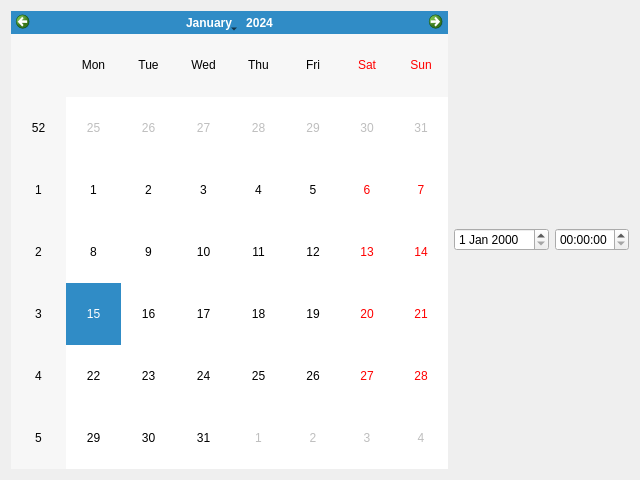
<?xml version="1.0" encoding="UTF-8"?>
<!-- SPDX-License-Identifier: MIT -->
<ui version="4.0">
 <class>CalendarPanel</class>
 <widget class="QWidget" name="CalendarPanel">
  <property name="geometry">
   <rect>
    <x>0</x>
    <y>0</y>
    <width>640</width>
    <height>480</height>
   </rect>
  </property>
  <property name="windowTitle">
   <string>Calendar</string>
  </property>
  <layout class="QHBoxLayout" name="row">
   <item><widget class="QCalendarWidget" name="calendar"/></item>
   <item><widget class="QDateEdit" name="dateEdit"/></item>
   <item><widget class="QTimeEdit" name="timeEdit"/></item>
  </layout>
 </widget>

</ui>
